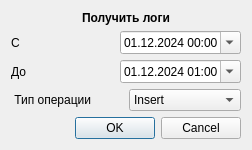
<?xml version="1.0" encoding="UTF-8"?>
<ui version="4.0">
 <class>Dialog</class>
 <widget class="QDialog" name="Dialog">
  <property name="geometry">
   <rect>
    <x>0</x>
    <y>0</y>
    <width>252</width>
    <height>132</height>
   </rect>
  </property>
  <property name="windowTitle">
   <string>Dialog</string>
  </property>
  <layout class="QGridLayout" name="gridLayout">
   <item row="2" column="0">
    <layout class="QHBoxLayout" name="horizontalLayout_2">
     <item>
      <widget class="QLabel" name="label_3">
       <property name="text">
        <string>До</string>
       </property>
       <property name="wordWrap">
        <bool>true</bool>
       </property>
      </widget>
     </item>
     <item>
      <widget class="QDateTimeEdit" name="dateTimeEdit_2">
       <property name="dateTime">
        <datetime>
         <hour>1</hour>
         <minute>0</minute>
         <second>0</second>
         <year>2024</year>
         <month>12</month>
         <day>1</day>
        </datetime>
       </property>
       <property name="time">
        <time>
         <hour>1</hour>
         <minute>0</minute>
         <second>0</second>
        </time>
       </property>
       <property name="displayFormat">
        <string>dd.MM.yyyy HH:mm</string>
       </property>
       <property name="calendarPopup">
        <bool>true</bool>
       </property>
      </widget>
     </item>
    </layout>
   </item>
   <item row="0" column="0">
    <widget class="QLabel" name="label_2">
     <property name="font">
      <font>
       <bold>true</bold>
      </font>
     </property>
     <property name="text">
      <string>Получить логи</string>
     </property>
     <property name="alignment">
      <set>Qt::AlignmentFlag::AlignCenter</set>
     </property>
     <property name="wordWrap">
      <bool>true</bool>
     </property>
    </widget>
   </item>
   <item row="1" column="0">
    <layout class="QHBoxLayout" name="horizontalLayout">
     <item>
      <widget class="QLabel" name="label">
       <property name="text">
        <string>С</string>
       </property>
       <property name="wordWrap">
        <bool>true</bool>
       </property>
      </widget>
     </item>
     <item>
      <widget class="QDateTimeEdit" name="dateTimeEdit">
       <property name="date">
        <date>
         <year>2024</year>
         <month>12</month>
         <day>1</day>
        </date>
       </property>
       <property name="time">
        <time>
         <hour>0</hour>
         <minute>0</minute>
         <second>0</second>
        </time>
       </property>
       <property name="displayFormat">
        <string>dd.MM.yyyy HH:mm</string>
       </property>
       <property name="calendarPopup">
        <bool>true</bool>
       </property>
      </widget>
     </item>
    </layout>
   </item>
   <item row="4" column="0">
    <widget class="QDialogButtonBox" name="buttonBox">
     <property name="orientation">
      <enum>Qt::Orientation::Horizontal</enum>
     </property>
     <property name="standardButtons">
      <set>QDialogButtonBox::StandardButton::Cancel|QDialogButtonBox::StandardButton::Ok</set>
     </property>
    </widget>
   </item>
   <item row="3" column="0">
    <layout class="QHBoxLayout" name="horizontalLayout_3">
     <item>
      <widget class="QLabel" name="label_4">
       <property name="text">
        <string> Тип операции</string>
       </property>
      </widget>
     </item>
     <item>
      <widget class="QComboBox" name="comboBox">
       <item>
        <property name="text">
         <string>Insert</string>
        </property>
       </item>
       <item>
        <property name="text">
         <string>Update</string>
        </property>
       </item>
       <item>
        <property name="text">
         <string>Delete</string>
        </property>
       </item>
      </widget>
     </item>
    </layout>
   </item>
  </layout>
 </widget>
 <resources/>
 <connections>
  <connection>
   <sender>buttonBox</sender>
   <signal>accepted()</signal>
   <receiver>Dialog</receiver>
   <slot>accept()</slot>
   <hints>
    <hint type="sourcelabel">
     <x>248</x>
     <y>254</y>
    </hint>
    <hint type="destinationlabel">
     <x>157</x>
     <y>274</y>
    </hint>
   </hints>
  </connection>
  <connection>
   <sender>buttonBox</sender>
   <signal>rejected()</signal>
   <receiver>Dialog</receiver>
   <slot>reject()</slot>
   <hints>
    <hint type="sourcelabel">
     <x>316</x>
     <y>260</y>
    </hint>
    <hint type="destinationlabel">
     <x>286</x>
     <y>274</y>
    </hint>
   </hints>
  </connection>
 </connections>
</ui>
